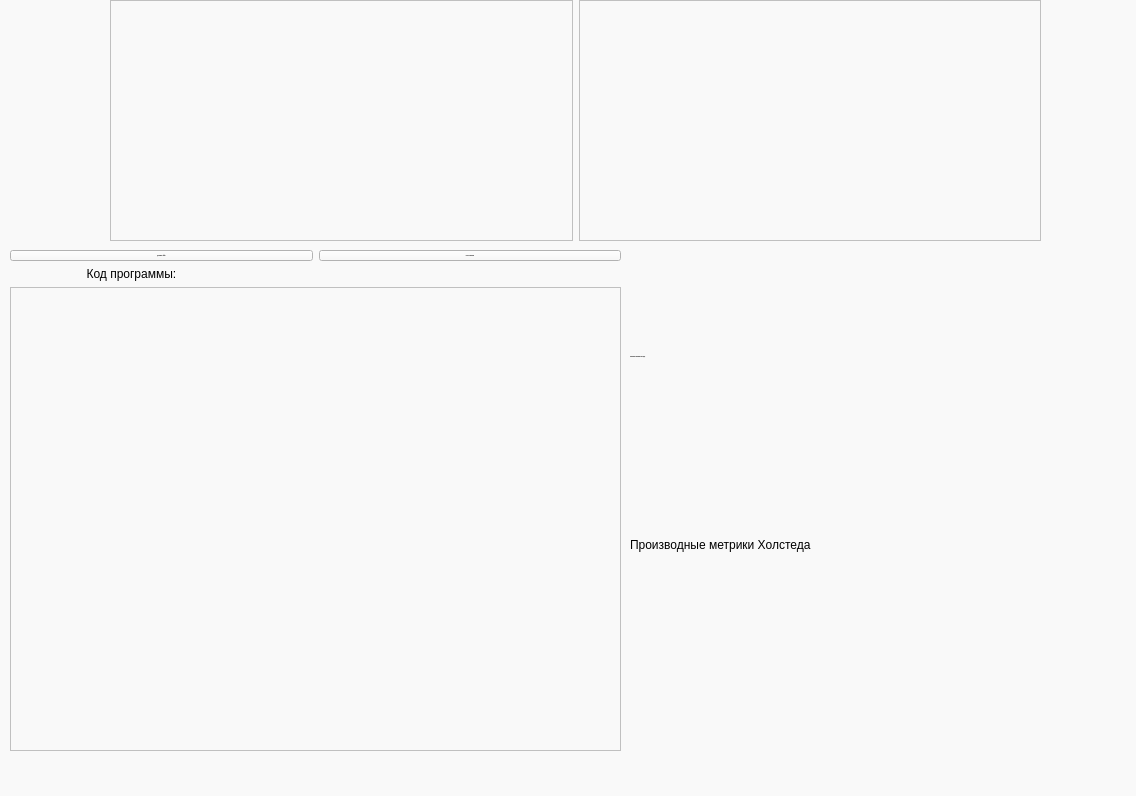
<?xml version="1.0" encoding="UTF-8"?>
<ui version="4.0">
 <class>MainWindow</class>
 <widget class="QMainWindow" name="MainWindow">
  <property name="geometry">
   <rect>
    <x>0</x>
    <y>0</y>
    <width>1136</width>
    <height>796</height>
   </rect>
  </property>
  <property name="windowTitle">
   <string>MainWindow</string>
  </property>
  <property name="styleSheet">
   <string notr="true">background-color: rgb(249, 249, 249);</string>
  </property>
  <widget class="QWidget" name="centralwidget">
   <widget class="QWidget" name="layoutWidget">
    <property name="geometry">
     <rect>
      <x>630</x>
      <y>330</y>
      <width>487</width>
      <height>341</height>
     </rect>
    </property>
    <layout class="QVBoxLayout" name="verticalLayout_3">
     <item>
      <layout class="QVBoxLayout" name="verticalLayout">
       <item>
        <widget class="QLabel" name="TextLabel">
         <property name="font">
          <font>
           <family>Open Sans</family>
           <pointsize>-1</pointsize>
           <bold>true</bold>
           <underline>false</underline>
           <strikeout>false</strikeout>
          </font>
         </property>
         <property name="styleSheet">
          <string notr="true">
  font-family: &quot;Open Sans&quot;, sans-serif;
  font-size: 16px;
  letter-spacing: 2px;
  text-decoration: none;
  text-transform: uppercase;
  color: #000;
  cursor: pointer;
  border: 3px solid;
  padding: 0.25em 0.5em;
  box-shadow: 1px 1px 0px 0px, 2px 2px 0px 0px, 3px 3px 0px 0px, 4px 4px 0px 0px, 5px 5px 0px 0px;
  position: relative;
  user-select: none;
  -webkit-user-select: none;
  touch-action: manipulation;
}

.button-54:active {
  box-shadow: 0px 0px 0px 0px;
  top: 5px;
  left: 5px;

    padding: 0.25em 0.75em;
  
</string>
         </property>
         <property name="text">
          <string>Основные метрики Холстеда</string>
         </property>
        </widget>
       </item>
       <item>
        <widget class="QLabel" name="label_2">
         <property name="font">
          <font>
           <family>Sylfaen</family>
           <pointsize>12</pointsize>
           <italic>false</italic>
           <bold>false</bold>
          </font>
         </property>
         <property name="styleSheet">
          <string notr="true">font: 12pt &quot;Sylfaen&quot;;</string>
         </property>
         <property name="text">
          <string/>
         </property>
        </widget>
       </item>
       <item>
        <widget class="QLabel" name="label">
         <property name="font">
          <font>
           <family>Sylfaen</family>
           <pointsize>12</pointsize>
           <italic>false</italic>
           <bold>false</bold>
          </font>
         </property>
         <property name="autoFillBackground">
          <bool>false</bool>
         </property>
         <property name="styleSheet">
          <string notr="true">font: 12pt &quot;Sylfaen&quot;;</string>
         </property>
         <property name="text">
          <string/>
         </property>
        </widget>
       </item>
      </layout>
     </item>
     <item>
      <layout class="QVBoxLayout" name="verticalLayout_2">
       <item>
        <widget class="QLabel" name="label_3">
         <property name="styleSheet">
          <string notr="true">font: 700 18pt &quot;Segoe UI&quot;;
  font-family: &quot;Open Sans&quot;, sans-serif;
  font-size: 16px;
  letter-spacing: 2px;
  text-decoration: none;
  text-transform: uppercase;
  color: #000;
  cursor: pointer;
  border: 3px solid;
  padding: 0.25em 0.5em;
  box-shadow: 1px 1px 0px 0px, 2px 2px 0px 0px, 3px 3px 0px 0px, 4px 4px 0px 0px, 5px 5px 0px 0px;
  position: relative;
  user-select: none;
  -webkit-user-select: none;
  touch-action: manipulation;
}

.button-54:active {
  box-shadow: 0px 0px 0px 0px;
  top: 5px;
  left: 5px;

    padding: 0.25em 0.75em;
  
</string>
         </property>
         <property name="text">
          <string>Производные метрики Холстеда</string>
         </property>
        </widget>
       </item>
       <item>
        <widget class="QLabel" name="Metrics_label">
         <property name="font">
          <font>
           <family>Sylfaen</family>
           <pointsize>12</pointsize>
           <italic>false</italic>
           <bold>false</bold>
          </font>
         </property>
         <property name="styleSheet">
          <string notr="true">font: 12pt &quot;Sylfaen&quot;;</string>
         </property>
         <property name="text">
          <string/>
         </property>
        </widget>
       </item>
      </layout>
     </item>
    </layout>
   </widget>
   <widget class="QWidget" name="layoutWidget">
    <property name="geometry">
     <rect>
      <x>110</x>
      <y>0</y>
      <width>931</width>
      <height>241</height>
     </rect>
    </property>
    <layout class="QHBoxLayout" name="horizontalLayout">
     <item>
      <widget class="QTextBrowser" name="textBrowserOperator">
       <property name="font">
        <font>
         <family>Sylfaen</family>
         <pointsize>12</pointsize>
         <italic>false</italic>
         <bold>false</bold>
        </font>
       </property>
       <property name="styleSheet">
        <string notr="true">font: 12pt &quot;Sylfaen&quot;;</string>
       </property>
      </widget>
     </item>
     <item>
      <widget class="QTextBrowser" name="textBrowserOperand">
       <property name="font">
        <font>
         <family>Sylfaen</family>
         <pointsize>12</pointsize>
         <italic>false</italic>
         <bold>false</bold>
        </font>
       </property>
       <property name="styleSheet">
        <string notr="true">font: 12pt &quot;Sylfaen&quot;;</string>
       </property>
      </widget>
     </item>
    </layout>
   </widget>
   <widget class="QWidget" name="layoutWidget">
    <property name="geometry">
     <rect>
      <x>10</x>
      <y>250</y>
      <width>611</width>
      <height>501</height>
     </rect>
    </property>
    <layout class="QVBoxLayout" name="verticalLayout_4">
     <item>
      <layout class="QHBoxLayout" name="horizontalLayout_2">
       <item>
        <widget class="QPushButton" name="File_button">
         <property name="font">
          <font>
           <family>Open Sans</family>
           <pointsize>-1</pointsize>
           <bold>true</bold>
           <underline>false</underline>
           <strikeout>false</strikeout>
          </font>
         </property>
         <property name="styleSheet">
          <string notr="true">
  font-family: &quot;Open Sans&quot;, sans-serif;
  font-size: 16px;
  letter-spacing: 2px;
  text-decoration: none;
  text-transform: uppercase;
  color: #000;
  cursor: pointer;
  border: 3px solid;
  padding: 0.25em 0.5em;
  box-shadow: 1px 1px 0px 0px, 2px 2px 0px 0px, 3px 3px 0px 0px, 4px 4px 0px 0px, 5px 5px 0px 0px;
  position: relative;
  user-select: none;
  -webkit-user-select: none;
  touch-action: manipulation;
}

.button-54:active {
  box-shadow: 0px 0px 0px 0px;
  top: 5px;
  left: 5px;

    padding: 0.25em 0.75em;
  
</string>
         </property>
         <property name="text">
          <string>Добавить файл</string>
         </property>
        </widget>
       </item>
       <item>
        <widget class="QPushButton" name="Calculate_button">
         <property name="font">
          <font>
           <family>Open Sans</family>
           <pointsize>-1</pointsize>
           <bold>true</bold>
           <underline>false</underline>
           <strikeout>false</strikeout>
          </font>
         </property>
         <property name="styleSheet">
          <string notr="true">
  font-family: &quot;Open Sans&quot;, sans-serif;
  font-size: 16px;
  letter-spacing: 2px;
  text-decoration: none;
  text-transform: uppercase;
  color: #000;
  cursor: pointer;
  border: 3px solid;
  padding: 0.25em 0.5em;
  box-shadow: 1px 1px 0px 0px, 2px 2px 0px 0px, 3px 3px 0px 0px, 4px 4px 0px 0px, 5px 5px 0px 0px;
  position: relative;
  user-select: none;
  -webkit-user-select: none;
  touch-action: manipulation;
}

.button-54:active {
  box-shadow: 0px 0px 0px 0px;
  top: 5px;
  left: 5px;

    padding: 0.25em 0.75em;
  
</string>
         </property>
         <property name="text">
          <string>Рассчет метрик</string>
         </property>
        </widget>
       </item>
      </layout>
     </item>
     <item>
      <widget class="QLabel" name="label_4">
       <property name="styleSheet">
        <string notr="true">font: 700 18pt &quot;Segoe UI&quot;;

  font-family: &quot;Open Sans&quot;, sans-serif;
  font-size: 16px;
  letter-spacing: 2px;
  text-decoration: none;
  text-transform: uppercase;
  color: #000;
  cursor: pointer;
  border: 3px solid;
  padding: 0.25em 0.5em;
  box-shadow: 1px 1px 0px 0px, 2px 2px 0px 0px, 3px 3px 0px 0px, 4px 4px 0px 0px, 5px 5px 0px 0px;
  position: relative;
  user-select: none;
  -webkit-user-select: none;
  touch-action: manipulation;
}

.button-54:active {
  box-shadow: 0px 0px 0px 0px;
  top: 5px;
  left: 5px;

    padding: 0.25em 0.75em;
  
</string>
       </property>
       <property name="text">
        <string>                       Код программы:</string>
       </property>
      </widget>
     </item>
     <item>
      <widget class="QTextBrowser" name="textBrowserOperator_2">
       <property name="font">
        <font>
         <family>Sylfaen</family>
         <pointsize>9</pointsize>
         <italic>false</italic>
         <bold>false</bold>
        </font>
       </property>
       <property name="styleSheet">
        <string notr="true">font: 9pt &quot;Sylfaen&quot;;</string>
       </property>
      </widget>
     </item>
    </layout>
   </widget>
  </widget>
  <widget class="QMenuBar" name="menubar">
   <property name="geometry">
    <rect>
     <x>0</x>
     <y>0</y>
     <width>1136</width>
     <height>26</height>
    </rect>
   </property>
  </widget>
 </widget>
 <resources/>
 <connections/>
</ui>
